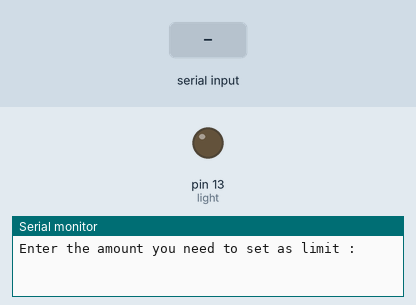
Bench run of a sketch on a simulated Arduino Uno, built with avr-gcc and run on an emulated ATmega328P. Parts: output pins drawn as LEDs (lit = HIGH), the last lines printed to the serial monitor. Inputs (shaded band) come from the test bench.

Above: at 1.2 s.
1.3 s: byte 30 received over Serial
At 2.3 s:
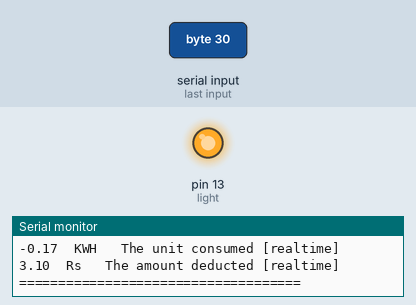
Timing chart, 0 to 4.3 s (numbered marks = the images above; inputs shaded):
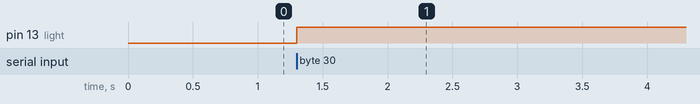

Measured:
- after the input at 1.3 s, pin 13 (light): LOW → HIGH at once

The sketch:

Hackathon_product_correct_2.ino
```cpp
// (licence header left out)
float value;
float sensor;
const float vpp = 0.0048875855327468;
float r1 = 30000;
float r2 = 7500;
float voltage;   // for volatge
float current;  // for current
float credit;    // for credit unchanged
float power;    // for power
float unit;    // for unit of current recieved
int myclock;   // check measure time at which circuit was in on stages.
float check;   // check wheather the credit is getting over.
float addcredit;   // add up the credit when check conditon pass as fixed constant over the range.
int light = 13; // pinmode of light systems is 13
float price;

void printbill(float cp, float vp , float pp , float up, float rs)
// printing the original bill
{
  Serial.println("======CONSUMPTION TABLE===========");
  float originalcurrent = cp;
  Serial.print(originalcurrent);
  Serial.println("   A   The current [realtime]  ");

  float originalvoltage = vp;
  Serial.print(originalvoltage);
  Serial.println("   V   The voltage  [realtime]  ");

  float originalpower = pp;
  Serial.print(originalpower);
  Serial.println("  W   The power consumed [realtime]  ");

  float originalunit = up;
  Serial.print(originalunit);
  Serial.println("  KWH   The unit consumed [realtime]  ");

  float originalrs = rs;
  Serial.print(originalrs);
  Serial.println("  Rs   The amount deducted [realtime]  ");
Serial.println("====================================");

Serial.println("");
}
void storetemp(float c, float v, float p , float u, float r )
{
  //storing my temporary value of bill
  float tempcurrent = c;
  float tempvoltage = v;
  float temppower = p;
  float tempunit = u;
  float temprs = r;
}
void setup() {
  pinMode(13, OUTPUT);
  Serial.begin(9600);
  Serial.println("Enter the amount you need to set as limit : ");


}

void loop() {
  if (Serial.available())
  {

    float s = Serial.read();
    credit = s;
    int  flag = 1;
    price = 3.10;
    if (credit != 0)
    {
      check = 0;
      while (check <= credit)
      {
        digitalWrite(13, HIGH);
        myclock = myclock + 1;
        current = analogRead(A0);  // for current
        current=current-510.50;
        voltage = analogRead(A1);  // for voltage
        power = current * voltage;
        unit = (power * myclock) / (1000 * 3600);
        printbill(current, voltage, power, unit, price);

        delay(10000);
        myclock = myclock + 4;
        if ((unit > 0) && (unit < 51))
        {

          price = 3.10;
          Serial.println("price is " );
          Serial.println(price);
          printbill(current, voltage, power, unit, price);
          if (flag == 1)
          {
            credit = credit - 3.10;
            flag = 0;
          }
          else if ((unit > 51) && (unit < 101))
          {
            price = 4.10;
            Serial.println("price is " );
            Serial.println(price);
            printbill(current, voltage, power, unit, price);
            if (flag == 1)
            {
              credit = credit - 1;
              flag = 0;
            }
          }
          else if ((unit > 101) && (unit < 201))
          {
            price = 4.80;
            Serial.println("price is ");
            Serial.println(price);
            printbill(current, voltage, power, unit, price);
            if (flag == 1)
            {
              credit = credit - 0.7;
              flag = 0;
            }

          }

          else if ((unit > 200) && (unit < 301))
          {
            price = 6.80 + .01;
            Serial.println("price is ");
            Serial.println(price);
            credit = credit - 1.7;
            printbill(current, voltage, power, unit, price);

          }

        }

      }
    }

    else
    {
      digitalWrite(light, LOW);
    }
  }
}
```
